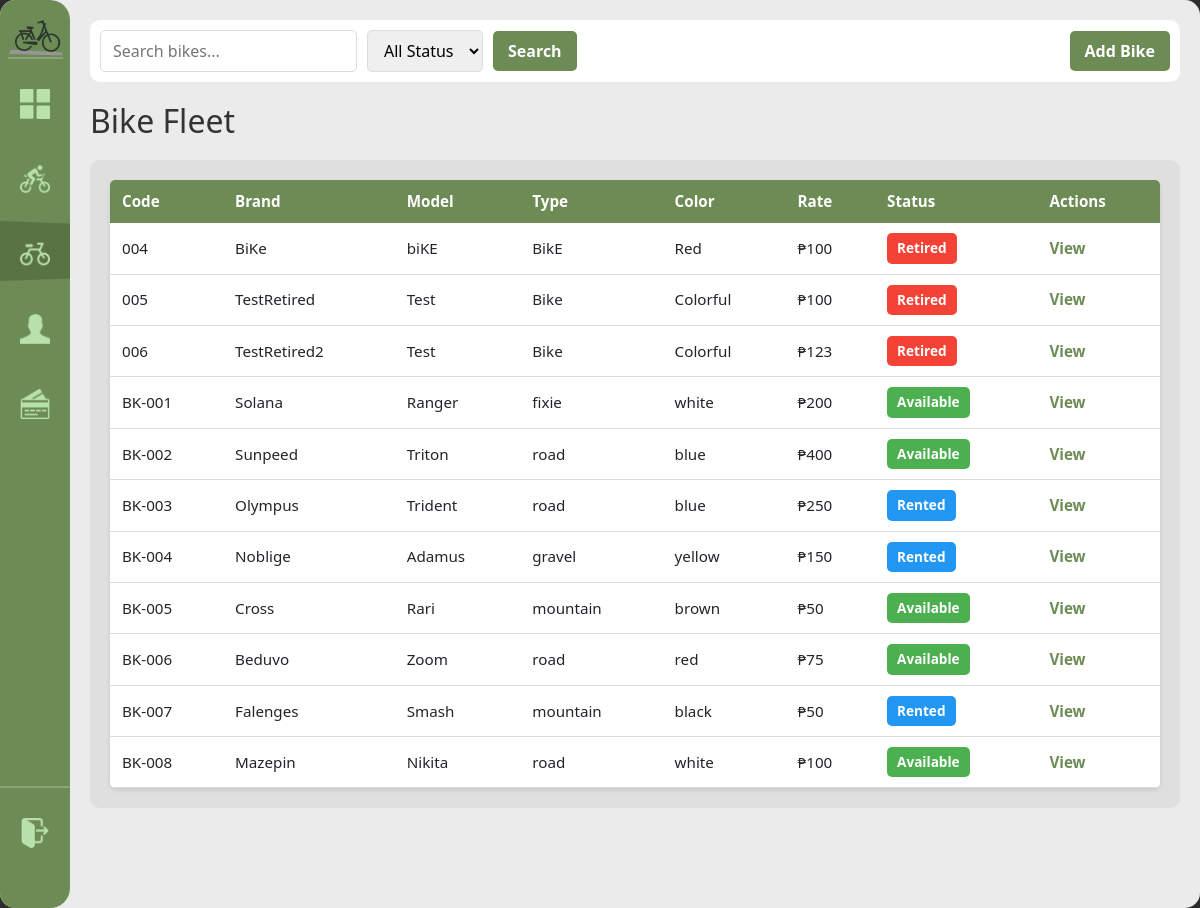
The app's page /bikes (signed in), older data.
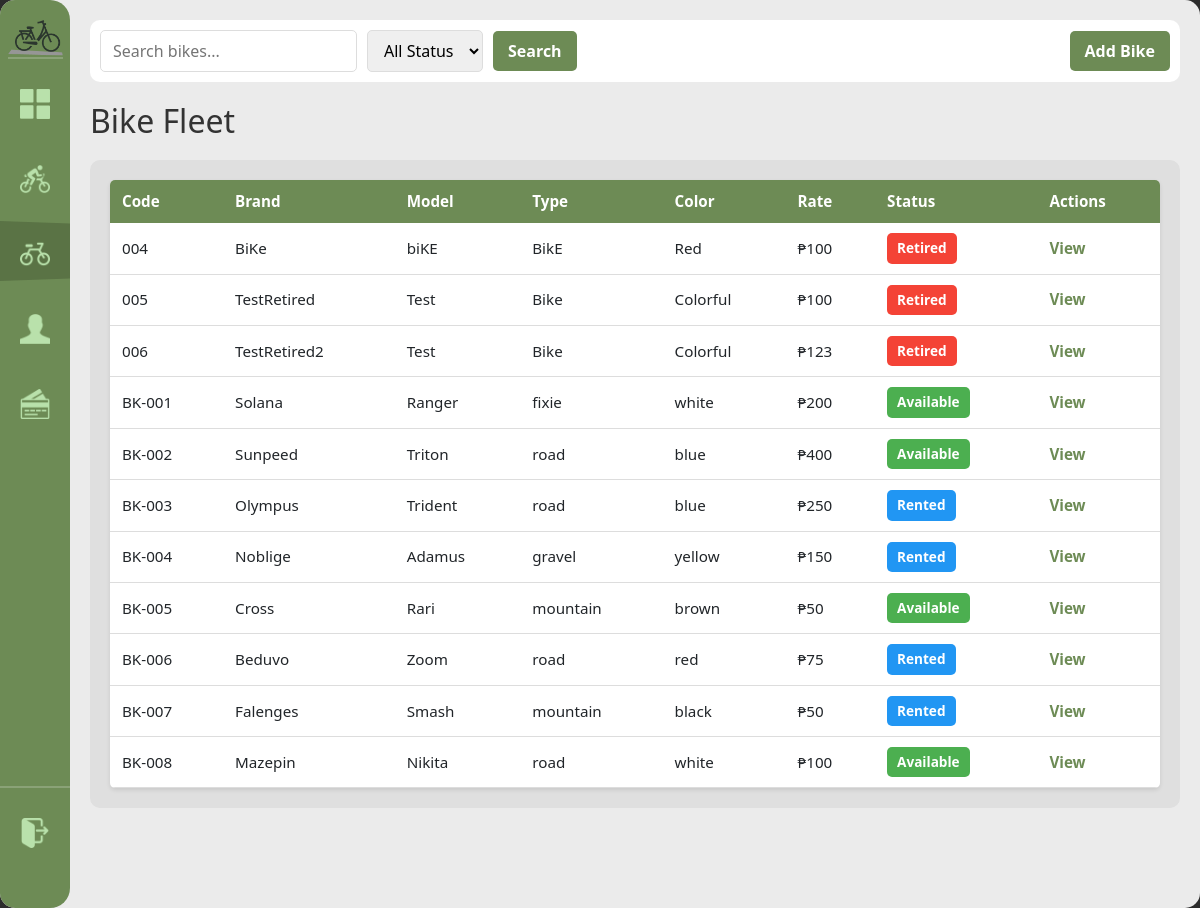
The same page, newer data.
### tables this page shows
CREATE TABLE bike (
            bike_id INTEGER PRIMARY KEY AUTOINCREMENT,
            bike_code TEXT NOT NULL UNIQUE,
            brand TEXT NOT NULL, model TEXT NOT NULL,
            color TEXT NOT NULL,
            bike_rate DECIMAL(8,2) NOT NULL DEFAULT 0,
            type TEXT NOT NULL DEFAULT 'standard',
            status TEXT NOT NULL DEFAULT 'available' CHECK(status IN('available','rented','retired')),
            date_added DATE NOT NULL DEFAULT(date('now','localtime'))
        );

### handlers/bike_routes.py (the view)
@bikes_bp.route('/bikes')
@login_required
def registry():
    search = request.args.get('search', '')
    status = request.args.get('status', 'all')
    all_bikes = database.get().get_all_bikes(search, status)
    return render_template('bike_registry.html', bikes=all_bikes, search=search, filter_status=status)

### app.py (called while the page is built)
def get_sidebar_state():
    return request.cookies.get('sidebarState') == 'expanded'

@app.context_processor
def inject_sidebar_state():
    return dict(sidebar_expanded=get_sidebar_state())

@app.context_processor
def inject_current_staff():
    staff = current_staff()
    return dict(current_staff=staff, is_admin=staff and staff.get("role") == "admin")

### modules/auth.py (called while the page is built)
def login_required(view):
    @wraps(view)
    def wrapped(*args, **kwargs):
        if not session.get("staff_id"):
            return redirect(url_for("login"))
        return view(*args, **kwargs)
    return wrapped

def current_staff():
    if not session.get("staff_id"):
        return None
    return {
        "staff_id": session.get("staff_id"),
        "username": session.get("username"),
        "first_name": session.get("first_name"),
        "last_name": session.get("last_name"),
        "role": session.get("role"),
    }

### modules/database.py (called while the page is built)
def get():
    if not db: init()
    return db

### templates/bike_registry.html (shortened to what this page needs)
{% extends "base.html" %}
{% block content %}
<div class="top-bar">
    <form method="get" class="search-form">
        <input type="text" name="search" placeholder="Search bikes..." value="{{ search }}">
        <select name="status">
            <option value="all" {% if filter_status == 'all' %}selected{% endif %}>All Status</option>
        </select>
        <button type="submit" sound-type="minor">Search</button>
        <button type="button" id="add-bike-btn" class="btn-primary">Add Bike</button>
    </form>
</div>
<h1>Bike Fleet</h1>
<div class="content-grid">
    <div class="scroll-table-container">
        <table>
            <thead>
                <tr>
                <th>Code</th>
                <th>Brand</th>
                <th>Model</th>
                <th>Type</th>
                <th>Color</th>
                <th>Rate</th>
                <th>Status</th>
                <th>Actions</th>
            </tr>
        </thead>
        <tbody>
            {% for bike in bikes %}
            <tr>
                <td>{{ bike['bike_code'] }}</td>
                <td>{{ bike['brand'] }}</td>
                <td>{{ bike['model'] }}</td>
                <td>{{ bike['type'] }}</td>
                <td>{{ bike['color'] }}</td>
                <td>₱{{ bike['bike_rate'] }}</td>
                <td><span class="status-badge status-{{ bike['status'] }}">{{ bike['status'].replace('_', ' ').title() }}</span></td>
                <td><a href="{{ url_for('bikes.bike_detail', bid=bike['bike_id']) }}">View</a></td>
            </tr>
            {% endfor %}
        </tbody>
    </table>
    </div>
</div>
{% endblock %}

Row changes from the older to the newer data that the page shows:
changed bike "BK-006": status "available" → "rented" (drawn); status.replace "Available" → "Rented"
